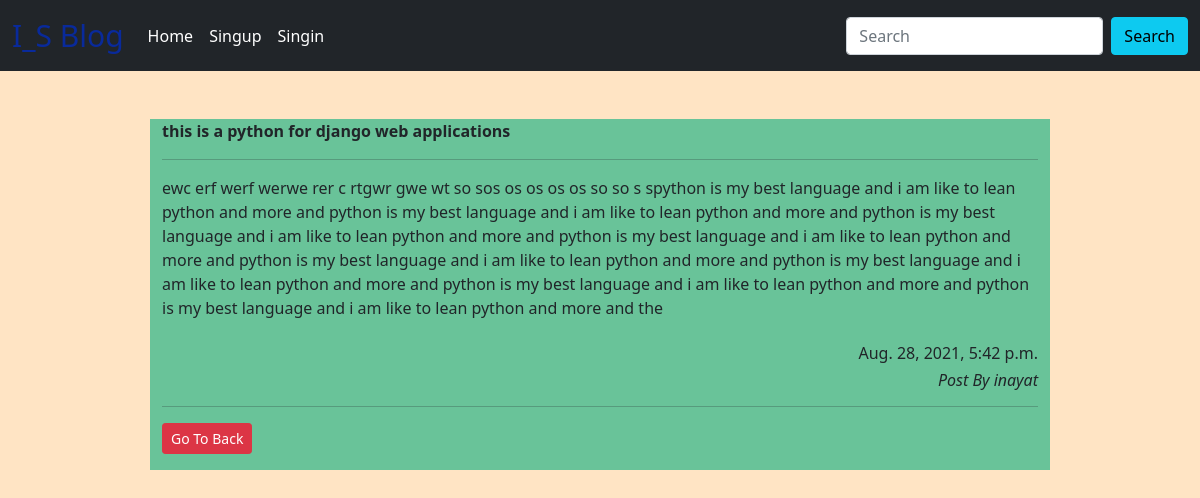
/test/2/, run on the app's committed database.
### blog/models.py (models this page shows)
class POST(models.Model):
    user = models.ForeignKey(User,on_delete=models.CASCADE)
    title = models.CharField(max_length=50)
    post = models.TextField(max_length=1000)
    date = models.DateTimeField(auto_now_add=True)

### blog/views.py (the view)
# urls.py: path('test/<int:id>/',views.testing,name='test'),
def testing(request,id):
    pi = POST.objects.get(pk=id)
    return render(request,'fullpost.html',{'data':pi})

### templates/fullpost.html (shortened to what this page needs)
{% extends 'base.html' %}
{% block body %}
<div class="container col-md-9 my-md-5 bg">
<b>{{data.title}}</b><br><hr>
{{ data.post }}
<br><br>
<h6 class="tx"> {{data.date}}</h6>
<b><i><h6 class="tx"> Post By {{data.user}}</h6></i></b>
    <hr>
    <a href="/" class="btn btn-danger btn-sm mb-3">Go To Back</a>
</div>
{% endblock body %}

### templates/base.html (style rules this page uses)
.tx { text-align: right; }
.bg { background-color: rgb(105, 195, 153); }
body { background-color: bisque; }

### data on the page
POST: title "this is a python for django web applications", post "ewc erf werf werwe rer c rtgwr gwe wt so sos os os os os so so s spython is my best language and i am like to lean python and more and python is my best language and i am like to lean python and more and python is my best language and i am like to lean python and more and python is my best language and i am like to lean python and more and python is my best language and i am like to lean python and more and python is my best language and i am like to lean python and more and python is my best language and i am like to lean python and more and python is my best language and i am like to lean python and more and the", date "Aug. 28, 2021, 5:42 p.m.", user "inayat"
